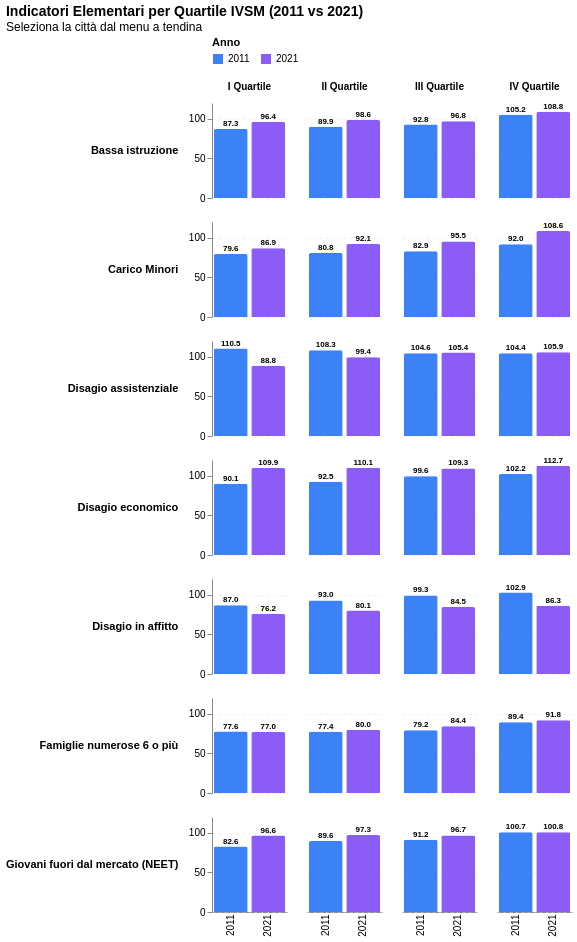

Describe this chart as a Vega-Lite specification.
### Vega-Lite specification from a JSON file in a GitHub repository (floating-point values rounded to 4 significant figures; data arrays with more than 128 entries replaced by an {"elided": "..."} marker saying what was removed)
{"usermeta": {"embedOptions": {"theme": "fivethirtyeight"}}, "config": {"view": {"continuousWidth": 300, "continuousHeight": 300, "strokeWidth": 0}}, "data": {"name": "data-f052a5b0fb3fb91891e3c882a4fbad9f"}, "facet": {"column": {"field": "Quartile IVSM", "header": {"labelFontSize": 10, "labelFontWeight": "bold"}, "title": null, "type": "nominal"}, "row": {"field": "Indicatore", "header": {"labelAlign": "left", "labelAngle": 0, "labelFontSize": 11, "labelFontWeight": "bold"}, "title": null, "type": "nominal"}}, "spec": {"layer": [{"mark": {"type": "bar", "cornerRadiusTopLeft": 2, "cornerRadiusTopRight": 2}, "encoding": {"color": {"field": "YEAR", "legend": {"orient": "top", "title": "Anno"}, "scale": {"domain": ["2011", "2021"], "range": ["#3B82F6", "#8B5CF6"]}, "type": "nominal"}, "tooltip": [{"field": "CITY", "title": "Città", "type": "nominal"}, {"field": "YEAR", "title": "Anno", "type": "nominal"}, {"field": "Quartile IVSM", "title": "Quartile", "type": "nominal"}, {"field": "Indicatore", "title": "Indicatore", "type": "nominal"}, {"field": "Valore Medio (%)", "format": ".1f", "title": "Media %", "type": "quantitative"}], "x": {"axis": {"labels": true, "ticks": false}, "field": "YEAR", "title": null, "type": "nominal"}, "y": {"axis": {"gridDash": [3, 3], "gridOpacity": 0.4}, "field": "Valore Medio (%)", "scale": {"zero": true}, "title": null, "type": "quantitative"}}, "name": "view_4", "transform": [{"filter": {"param": "param_5"}}]}, {"mark": {"type": "text", "dy": -5, "fontSize": 8, "fontWeight": "bold"}, "encoding": {"text": {"field": "Valore Medio (%)", "format": ".1f", "type": "quantitative"}, "x": {"field": "YEAR", "type": "nominal"}, "y": {"field": "Valore Medio (%)", "type": "quantitative"}}, "transform": [{"filter": {"param": "param_5"}}]}], "height": 95, "width": 75}, "params": [{"name": "param_5", "select": {"type": "point", "fields": ["CITY"]}, "bind": {"input": "select", "options": ["Bologna", "Firenze", "Milano", "Napoli", "Roma", "Torino"], "name": "Seleziona Città: "}, "value": "Firenze", "views": ["view_4"]}], "title": {"text": "Indicatori Elementari per Quartile IVSM (2011 vs 2021)", "anchor": "start", "fontSize": 14, "subtitle": "Seleziona la città dal menu a tendina"}, "$schema": "https://vega.github.io/schema/vega-lite/v5.20.1.json", "datasets": {"data-f052a5b0fb3fb91891e3c882a4fbad9f": {"elided": "336 records"}}}
